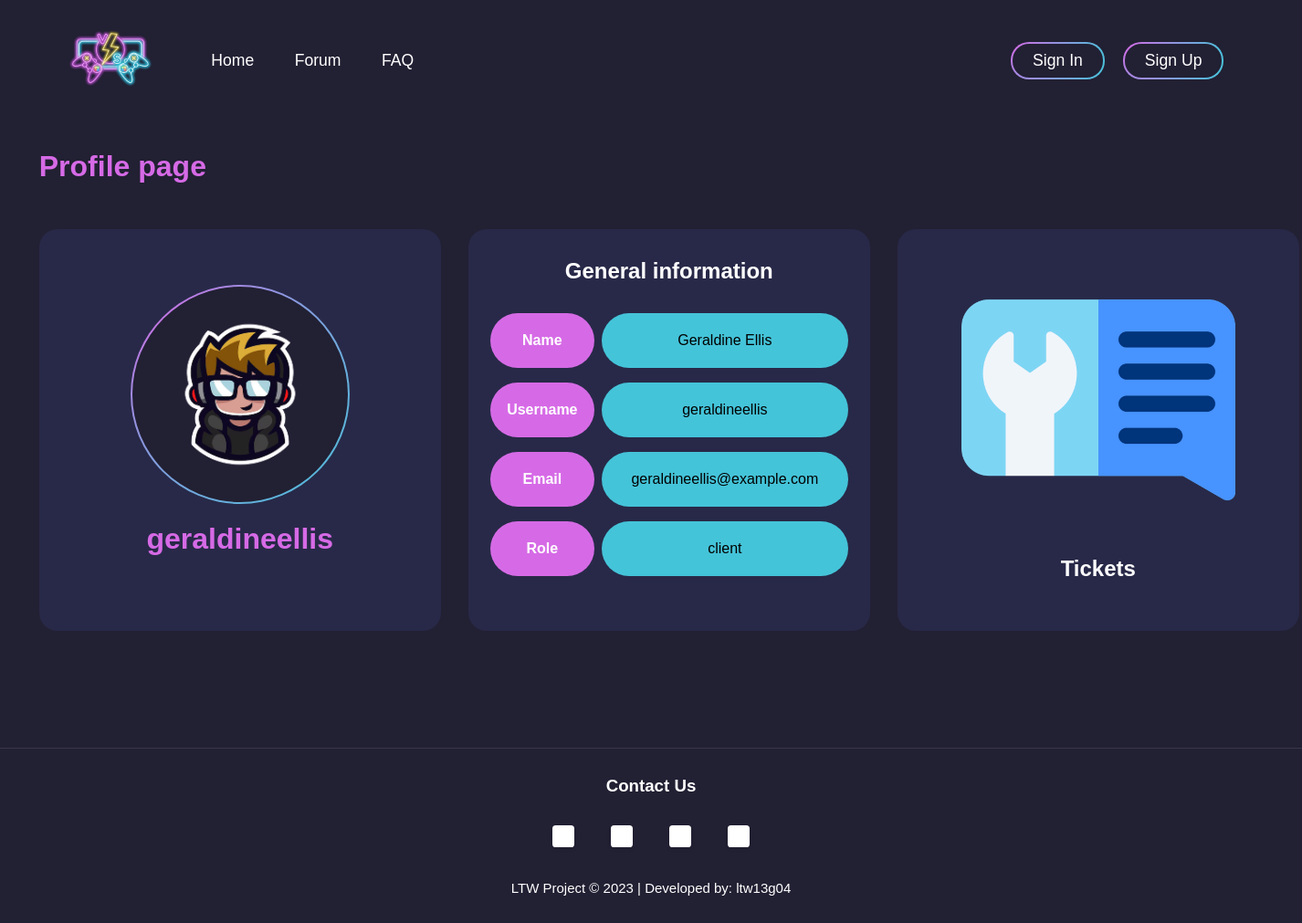
The page /pages/profile.php?userId=1 on the database its author committed.
### tables this page shows
CREATE TABLE User(
   userId INTEGER PRIMARY KEY,
   name VARCHAR NOT NULL,
   username VARCHAR  NOT NULL,
   email VARCHAR NOT NULL,
   password VARCHAR NOT NULL,
   reputation INTEGER NOT NULL DEFAULT 50,
   type VARCHAR NOT NULL DEFAULT "client" ,
   CHECK (type = "client" OR type = "agent" OR type = "admin")
);

### pages/profile.php (called while the page is built, shortened)
<?php
  require_once(__DIR__ . '/../classes/session.class.php');
  $session = new Session();
  require_once(__DIR__ . '/../database/connection.db.php');
  require_once(__DIR__ . '/../classes/user.class.php');
  require_once(__DIR__ . '/../templates/common.tpl.php');
  require_once(__DIR__ . '/../templates/user.tpl.php');
  $db = getDatabaseConnection();
  $user = User::getUser($db, intval($_GET['userId']));
  $tickets = Ticket::searchTickets($db, $user->userId, $user->name, 'creator', 'title');
  drawProfile($session, $user, $tickets);
?>

### classes/session.class.php (called while the page is built, shortened)
<?php
  class Session {
    public function getId() : ?int {
      return isset($_SESSION['id']) ? $_SESSION['id'] : 0;
    }
  }
?>

### classes/user.class.php (called while the page is built, shortened)
<?php
class User
{
  public int $userId;
  public function __construct(int $userId, string $name, string $username, string $email, string $password, int $reputation, string $type)
  {
    $this->userId = $userId;
    $this->name = $name;
    $this->username = $username;
    $this->email = $email;
    $this->type = $type;
  }
  static function getUser(PDO $db, int $id): User
  {
    if ($id == 0) {
      return new User(0, '', '', '', '', 0, '');
    }
    $stmt = $db->prepare('SELECT * FROM User WHERE userId = ?');
    $stmt->execute(array($id));
    $user = $stmt->fetch();
    return new User(
      intval($user['userId']),
      $user['name'],
      $user['username'],
      $user['email'],
      $user['password'],
      intval($user['reputation']),
      $user['type'],
    );
  }
  function getPhoto(): string
  {
    $default = "../images/users/default.png";
    $attemp = "../images/users/user" . $this->userId . ".png";
    if (file_exists($attemp)) {
      return $attemp;
    } else
      return $default;
  }
}
?>

### templates/user.tpl.php (the view, shortened to what this page needs)
<?php
require_once(__DIR__ . '/../classes/user.class.php');
?>
<?php function drawProfile(Session $session, User $user, array $tickets)
{ ?>
  <h1 class="title">Profile page</h1>
  <section class="container" id="user-profile" data-id="<?= $session->getId() ?>">
    <article class="round-border profile-picture round-wrap vert-flex center">
      <img src=<?= $user->getPhoto() ?> alt="user-profile" class="gradient circle-border">
      <h4 class="bold highlight">
        <?= $user->username ?>
      </h4>
    </article>
    <article class="round-border user-details" id="about">
      <h2 class="center">General information</h2>
      <table class="center">
        <tr>
          <th class="field">Name</th>
          <td class="info">
            <?= $user->name ?>
          </td>
        </tr>
        <tr>
          <th class="field">Username</th>
          <td class="info">
            <?= $user->username ?>
          </td>
        </tr>
        <tr>
          <th class="field">Email</th>
          <td class="info">
            <?= $user->email ?>
          </td>
        </tr>
        <tr>
          <th class="field">Role</th>
          <td class="info">
            <?= $user->type ?>
          </td>
        </tr>
      </table>
    </article>
    <article class="round-border center vert-flex" id="ticket-stats">
      <?php if (!empty($tickets)) { ?>
        <a href="../pages/user_tickets.php?userId=<?= $user->userId ?>"><img src="../images/icons/ticket.png"></a>
        <h2>Tickets</h2>
      <?php } else { ?>
        <img src="../images/icons/warning.png"></a>
        <h2>No tickets yet</h2>
      <?php } ?>
    </article>
  </section>
<?php } ?>

### css/style.css (style rules this page uses)
* { box-sizing: border-box; margin: 0; padding: 0; font-family: sans-serif; color: white; text-decoration: none; scroll-behavior: smooth; list-style: none; }
body { background-color: #222033; }
li,a, button { font-size: 1.1rem; }
.vert-flex { display: flex; flex-direction: column; }
.bold { font-weight: bold; }
.gradient { border: 2px solid transparent; background-image: linear-gradient(#222033, #222033), radial-gradient(circle at top left, #D66AE6, #44C4D9); background-origin: border-box; background-clip: content-box, border-box; }
.round-border { border-radius: 20px; }
.circle-border { border-radius: 50%; }
.center { align-items: center; text-align: center; justify-content: center; }
.nav_links li a:hover, .highlight, .dropdown-content a:hover { color: #D66AE6; }

### css/authentication.css (style rules this page uses)
.title { font-size: 2em; color: #D66AE6; font-weight: bold; margin-bottom: 50px; }

### css/profile.css (style rules this page uses)
.container article h2 { position: relative; font-size: 3vh; margin: 2vh 0; background-color: transparent; }
.user-details table { border-collapse: separate; width: 100%; height: 40vh; border-spacing: 1vh 2vh; background-color: transparent; }
.field, .info { padding: 1vh; font-size: 2vh; border-radius: 4vh; }
.info { background-color: #44C4D9; color: black; }
.field { background-color: #D66AE6; }
.profile-picture img { height: 30vh; width: 30vh; }
.profile-picture h4 { margin: 20px; font-size: 4vh; background-color: transparent; }

### css/department.css (style rules this page uses)
.container { display: grid; grid-template-columns: repeat(3, 1fr); grid-column-gap: 30px; margin-bottom: 50px; }
.container article { background-color: #282948; padding: 2vh; width: 55vh; height: 55vh; justify-self: center; }

### rows shown on the page
user: username "geraldineellis", name "Geraldine Ellis", email "geraldineellis@example.com", type "client"
